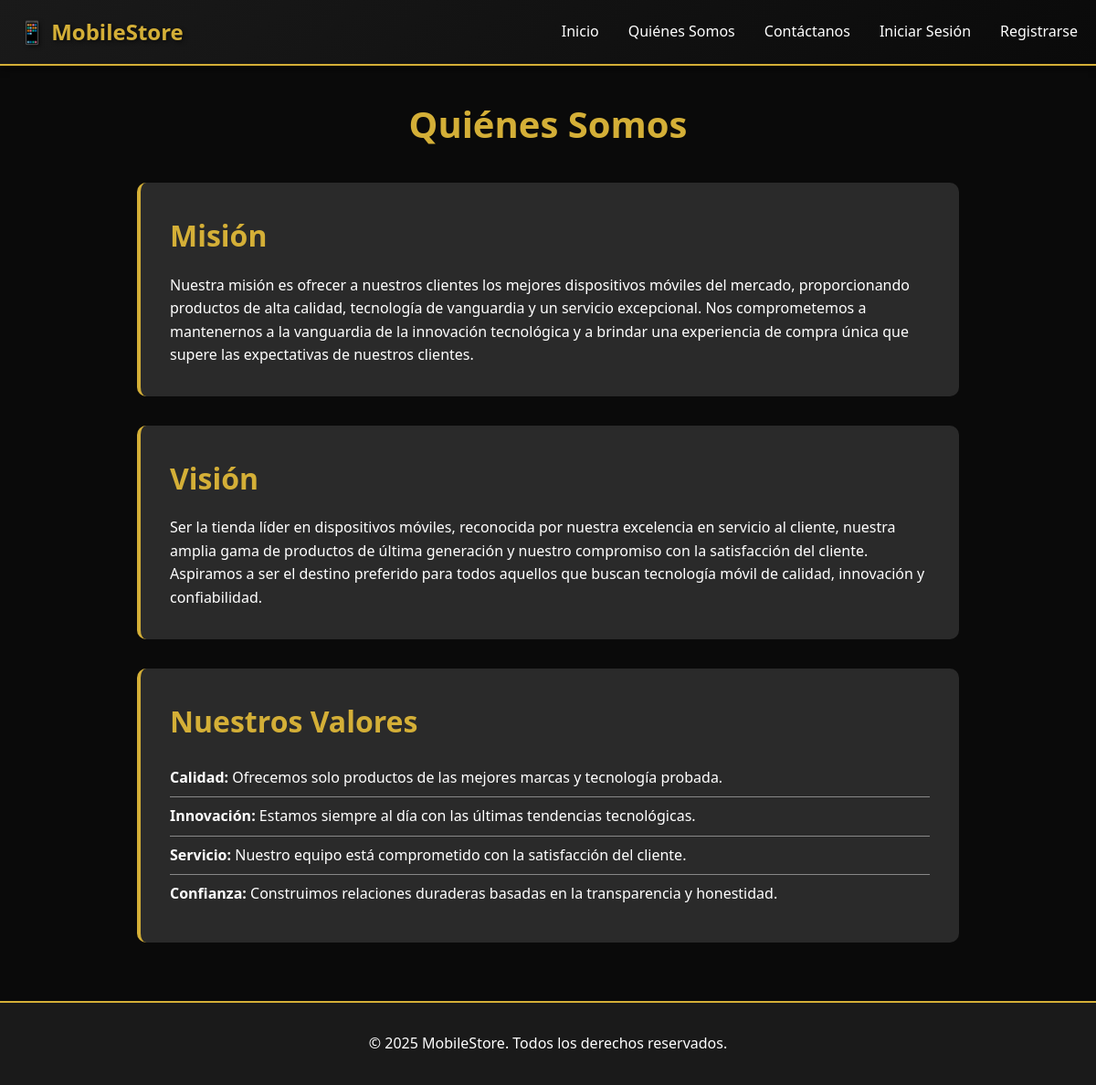
/views/quienes_somos.php, run on the app's committed database.
### tables this page shows
CREATE TABLE IF NOT EXISTS mision_vision (
    id INT PRIMARY KEY DEFAULT 1,
    mision TEXT NOT NULL,
    vision TEXT NOT NULL,
    valores TEXT,
    fecha_actualizacion TIMESTAMP DEFAULT CURRENT_TIMESTAMP ON UPDATE CURRENT_TIMESTAMP
);

### models/MisionVision.php (called while the page is built, shortened)
<?php
require_once __DIR__ . '/../config/database.php';
class MisionVision {
    private $conn;
    private $table = "mision_vision";
    public function __construct() {
        $database = new Database();
        $this->conn = $database->getConnection();
    }
    public function obtener() {
        $query = "SELECT * FROM " . $this->table . " WHERE id = 1 LIMIT 1";
        $stmt = $this->conn->prepare($query);
        $stmt->execute();
        $result = $stmt->fetch(PDO::FETCH_ASSOC);
        return $result ? $result : [
            'id' => 1,
            'mision' => 'Misión no definida',
            'vision' => 'Visión no definida',
            'valores' => ''
        ];
    }
}
?>

### config/database.php (called while the page is built, shortened)
<?php
class Database {
    private $host = "localhost";
    private $db_name = "tienda_moviles";
    private $username = "root";
    private $password = "";
    public function getConnection() {
        $this->conn = null;
        try {
            $this->conn = new PDO("mysql:host=" . $this->host . ";dbname=" . $this->db_name,
                                  $this->username, $this->password);
            $this->conn->exec("set names utf8");
            $this->conn->setAttribute(PDO::ATTR_ERRMODE, PDO::ERRMODE_EXCEPTION);
        } catch(PDOException $exception) {
            if(strpos($exception->getMessage(), "Unknown database") !== false) {
                try {
                    $temp_conn = new PDO("mysql:host=" . $this->host,
                                        $this->username, $this->password);
                    $temp_conn->setAttribute(PDO::ATTR_ERRMODE, PDO::ERRMODE_EXCEPTION);
                    $temp_conn->exec("CREATE DATABASE IF NOT EXISTS " . $this->db_name . " CHARACTER SET utf8mb4 COLLATE utf8mb4_unicode_ci");
                    $this->conn = new PDO("mysql:host=" . $this->host . ";dbname=" . $this->db_name,
                                          $this->username, $this->password);
                    $this->conn->exec("set names utf8");
                    $this->conn->setAttribute(PDO::ATTR_ERRMODE, PDO::ERRMODE_EXCEPTION);
                } catch(PDOException $e) {
                    $error_msg = "Error de conexión: " . $e->getMessage();
                    $error_msg .= "<br><br><strong>Solución:</strong> Ejecuta el archivo <a href='/IA/install.php' style='color: #d4af37;'>install.php</a> para crear la base de datos y las tablas automáticamente.";
                    echo $error_msg;
                }
            } else {
                $error_msg = "Error de conexión: " . $exception->getMessage();
                echo $error_msg;
            }
        }
        return $this->conn;
    }
}
?>

### controllers/MisionVisionController.php (called while the page is built, shortened)
<?php
require_once __DIR__ . '/../models/MisionVision.php';
class MisionVisionController {
    private $misionVision;
    public function __construct() {
        $this->misionVision = new MisionVision();
    }
    public function obtener() {
        return $this->misionVision->obtener();
    }
}
?>

### views/quienes_somos.php (the view, shortened to what this page needs)
<?php
require_once __DIR__ . '/../controllers/MisionVisionController.php';
include __DIR__ . '/../includes/header.php';
$controller = new MisionVisionController();
$datos = $controller->obtener();
?>
<main class="main-content">
    <div class="container">
        <div class="about-section">
            <h1 class="page-title">Quiénes Somos</h1>
            <div class="about-content">
                <div class="mission-section">
                    <h2>Misión</h2>
                    <p><?php echo nl2br(htmlspecialchars($datos['mision'] ?? 'Misión no definida')); ?></p>
                </div>
                <div class="vision-section">
                    <h2>Visión</h2>
                    <p><?php echo nl2br(htmlspecialchars($datos['vision'] ?? 'Visión no definida')); ?></p>
                </div>
                <?php if(!empty($datos['valores'])): ?>
                <div class="values-section">
                    <h2>Nuestros Valores</h2>
                    <ul>
                        <?php
                        $valores = explode("\n", $datos['valores']);
                        foreach($valores as $valor):
                            $valor = trim($valor);
                            if(!empty($valor)):
                                if(strpos($valor, ':') !== false):
                                    list($titulo, $descripcion) = explode(':', $valor, 2);
                                    echo '<li><strong>' . htmlspecialchars(trim($titulo)) . ':</strong> ' . htmlspecialchars(trim($descripcion)) . '</li>';
                                else:
                                    echo '<li>' . htmlspecialchars($valor) . '</li>';
                                endif;
                            endif;
                        endforeach;
                        ?>
                    </ul>
                </div>
                <?php endif; ?>
            </div>
        </div>
    </div>
</main>
<?php include __DIR__ . '/../includes/footer.php'; ?>

### includes/header.php (shortened to what this page needs)
<?php
$usuario_logueado = isset($_SESSION['usuario_id']);
$es_admin = isset($_SESSION['usuario_tipo']) && $_SESSION['usuario_tipo'] == 'admin';
?>
<!DOCTYPE html>
<html lang="es">
<head>
    <link rel="stylesheet" href="/IA/assets/css/style.css">
</head>
<body>
    <nav class="navbar">
        <div class="container">
            <div class="nav-brand">
                <a href="/IA/index.php">📱 MobileStore</a>
            </div>
            <ul class="nav-menu">
                <li><a href="/IA/index.php">Inicio</a></li>
                <li><a href="/IA/views/quienes_somos.php">Quiénes Somos</a></li>
                <li><a href="/IA/views/contacto.php">Contáctanos</a></li>
                <?php if($usuario_logueado): ?>
                    <li><a href="/IA/views/carrito.php">🛒 Carrito</a></li>
                    <li><a href="/IA/views/perfil.php"><?php echo htmlspecialchars($_SESSION['usuario_nombre']); ?></a></li>
                    <?php if($es_admin): ?>
                        <li><a href="/IA/admin/index.php">⚙️ Admin</a></li>
                    <?php endif; ?>
                    <li><a href="/IA/controllers/logout.php">Cerrar Sesión</a></li>
                <?php else: ?>
                    <li><a href="/IA/views/login.php">Iniciar Sesión</a></li>
                    <li><a href="/IA/views/register.php">Registrarse</a></li>
                <?php endif; ?>
            </ul>
        </div>
    </nav>

### includes/footer.php (shortened to what this page needs)
    <footer class="footer">
        <div class="container">
            <p>&copy; <?php echo date('Y'); ?> MobileStore. Todos los derechos reservados.</p>
        </div>
    </footer>
</body>
</html>

### assets/css/style.css (style rules this page uses)
:root { --color-black: #0a0a0a; --color-dark: #1a1a1a; --color-darker: #2a2a2a; --color-gold: #d4af37; --color-gold-light: #f4d03f; --color-gold-dark: #b8941f; --color-white: #ffffff; --color-gray: #888888; --color-gray-light: #cccccc; }
* { margin: 0; padding: 0; box-sizing: border-box; }
body { font-family: 'Segoe UI', Tahoma, Geneva, Verdana, sans-serif; background-color: var(--color-black); color: var(--color-white); line-height: 1.6; min-height: 100vh; display: flex; flex-direction: column; }
.container { max-width: 1200px; margin: 0 auto; padding: 0 20px; }
.navbar { background: linear-gradient(135deg, var(--color-dark) 0%, var(--color-black) 100%); border-bottom: 2px solid var(--color-gold); padding: 1rem 0; position: sticky; top: 0; z-index: 1000; box-shadow: 0 4px 6px rgba(0, 0, 0, 0.5); }
.navbar .container { display: flex; justify-content: space-between; align-items: center; }
.nav-brand a { font-size: 1.5rem; font-weight: bold; color: var(--color-gold); text-decoration: none; text-shadow: 2px 2px 4px rgba(0, 0, 0, 0.5); }
.nav-menu { display: flex; list-style: none; gap: 2rem; align-items: center; }
.nav-menu a { color: var(--color-white); text-decoration: none; transition: color 0.3s; font-weight: 500; }
.main-content { flex: 1; padding: 2rem 0; }
.page-title { font-size: 2.5rem; color: var(--color-gold); margin-bottom: 2rem; text-align: center; }
.about-content { max-width: 900px; margin: 0 auto; }
.mission-section, .vision-section, .values-section { background: var(--color-darker); padding: 2rem; border-radius: 10px; margin-bottom: 2rem; border-left: 4px solid var(--color-gold); }
.mission-section h2, .vision-section h2, .values-section h2 { color: var(--color-gold); margin-bottom: 1rem; font-size: 2rem; }
.values-section ul { list-style: none; padding-left: 0; }
.values-section li { padding: 0.5rem 0; border-bottom: 1px solid var(--color-gray); }
.values-section li:last-child { border-bottom: none; }
.footer { background: var(--color-dark); border-top: 2px solid var(--color-gold); padding: 2rem 0; text-align: center; margin-top: auto; }

### data on the page
mision_vision: mision "Nuestra misión es ofrecer a nuestros clientes los mejores dispositivos móviles del mercado, proporcionando productos de alta calidad, tecnología de vanguardia y un servicio excepcional. Nos comprometemos a mantenernos a la vanguardia de la innovación tecnológica y a brindar una experiencia de compra única que supere las expectativas de nuestros clientes.", vision "Ser la tienda líder en dispositivos móviles, reconocida por nuestra excelencia en servicio al cliente, nuestra amplia gama de productos de última generación y nuestro compromiso con la satisfacción del cliente. Aspiramos a ser el destino preferido para todos aquellos que buscan tecnología móvil de calidad, innovación y confiabilidad."

### other printed values
$titulo "Calidad"
$descripcion "Ofrecemos solo productos de las mejores marcas y tecnología probada."
$titulo "Innovación"
$descripcion "Estamos siempre al día con las últimas tendencias tecnológicas."
$titulo "Servicio"
$descripcion "Nuestro equipo está comprometido con la satisfacción del cliente."
$titulo "Confianza"
$descripcion "Construimos relaciones duraderas basadas en la transparencia y honestidad."
